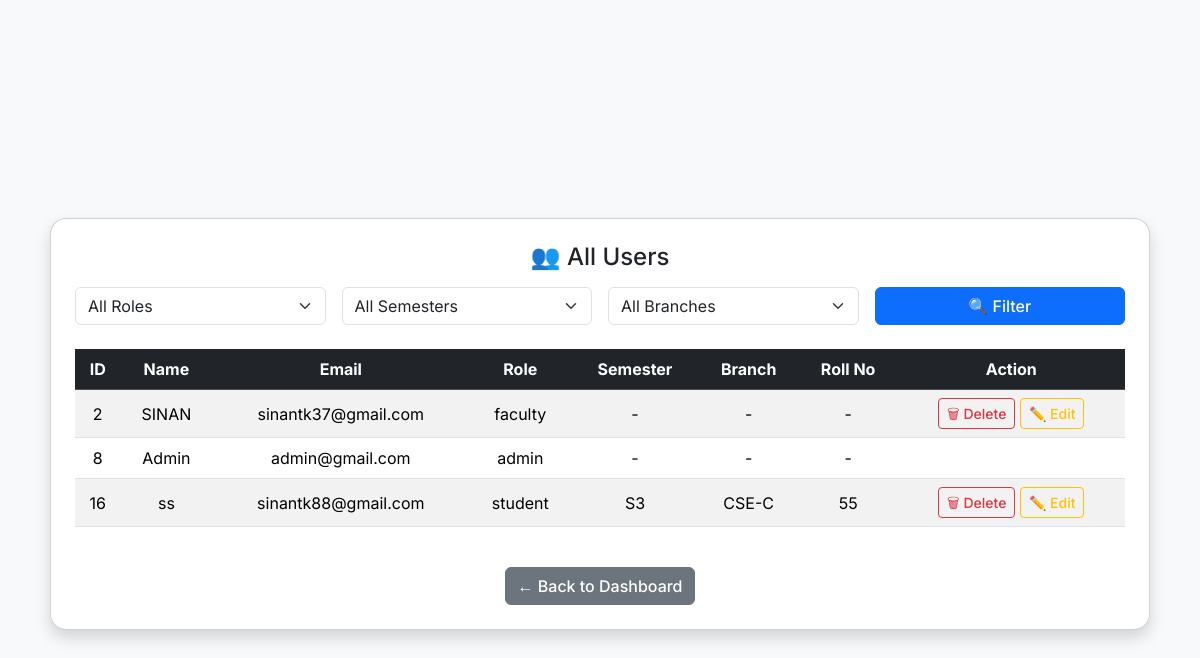
The app's page /admin/users (signed in), older data.
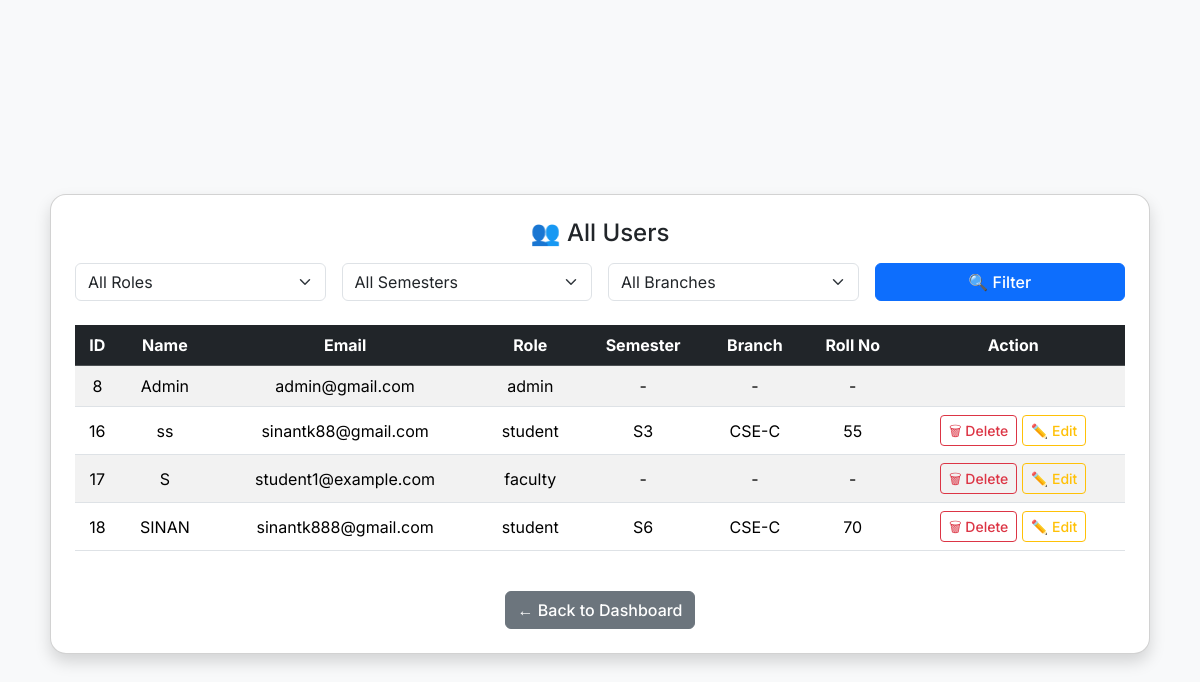
The same page, newer data.
### tables this page shows
CREATE TABLE users (
                id INTEGER PRIMARY KEY AUTOINCREMENT,
                name TEXT,
                email TEXT UNIQUE,
                password TEXT,
                role TEXT,
                semester TEXT,
                branch TEXT,
                roll_number TEXT
            );

### app.py (the view, shortened to what this page needs)
@app.route('/admin/users', methods=['GET', 'POST'])
def admin_users():
    if not is_admin(): abort(403)
    db = get_db()
    filters = {}
    query = "SELECT * FROM users WHERE 1=1"
    params = []
    users = db.execute(query, params).fetchall()
    return render_template("admin_users.html", users=users, filters=filters)

### app.py (called while the page is built)
def get_db():
    conn = sqlite3.connect('database.db', timeout=10, check_same_thread=False)
    conn.row_factory = sqlite3.Row
    return conn

@app.after_request
def add_cache_control(response):
    response.headers['Cache-Control'] = 'no-store'
    return response

def is_admin():
    return session.get('role') == 'admin'

### templates/admin_users.html (shortened to what this page needs)
{% extends 'base.html' %}
{% block content %}
<div class="container-fluid center-wrapper p-0 m-0">
  <div class="card shadow p-4 w-100" style="max-width: 1100px;">
    <h4 class="text-center mb-3">👥 All Users</h4>
    <form method="POST" class="row g-3 mb-4">
      <div class="col-md-3">
        <select name="role" class="form-select">
          <option value="">All Roles</option>
        </select>
      </div>
      <div class="col-md-3">
        <select name="semester" class="form-select">
          <option value="">All Semesters</option>
        </select>
      </div>
      <div class="col-md-3">
        <select name="branch" class="form-select">
          <option value="">All Branches</option>
        </select>
      </div>
      <div class="col-md-3 text-end">
        <button type="submit" class="btn btn-primary w-100">🔍 Filter</button>
      </div>
    </form>
    <div class="table-scroll-x">
      <table class="table table-striped align-middle text-center">
        <thead class="table-dark">
          <tr>
            <th>ID</th><th>Name</th><th>Email</th><th>Role</th>
            <th>Semester</th><th>Branch</th><th>Roll No</th><th>Action</th>
          </tr>
        </thead>
        <tbody>
          {% for u in users %}
          <tr>
            <td>{{ u.id }}</td>
            <td>{{ u.name }}</td>
            <td>{{ u.email }}</td>
            <td>{{ u.role }}</td>
            <td>{{ u.semester or '-' }}</td>
            <td>{{ u.branch or '-' }}</td>
            <td>{{ u.roll_number or '-' }}</td>
            <td>
  {% if u.role != 'admin' %}
    <form action="{{ url_for('delete_user', user_id=u.id) }}" method="POST" class="d-inline">
      <button type="submit" class="btn btn-sm btn-outline-danger" onclick="return confirm('Are you sure?')">🗑 Delete</button>
    </form>
    <a href="{{ url_for('edit_user', user_id=u.id) }}" class="btn btn-sm btn-outline-warning">✏️ Edit</a>
  {% endif %}
</td>
          </tr>
          {% endfor %}
        </tbody>
      </table>
    </div>
    <div class="text-center mt-4">
      <a href="{{ url_for('admin_dashboard') }}" class="btn btn-secondary">← Back to Dashboard</a>
    </div>
  </div>
</div>
{% endblock %}

### templates/base.html (shortened to what this page needs)
<!DOCTYPE html>
<html lang="en">
<head>
  <link href="https://cdn.jsdelivr.net/npm/bootstrap@5.3.3/dist/css/bootstrap.min.css" rel="stylesheet">
</head>
<body>
  <div class="container py-4 d-flex d-md-block justify-content-center" style="min-height: 100vh;">
    {% block content %}{% endblock %}
  </div>
</body>
</html>

### templates/base.html (style rules this page uses)
body { font-family: 'Inter', sans-serif; background-color: #f8f9fa; }
.card { border-radius: 1rem; }
.btn { font-weight: 500; }
.table-scroll-x { overflow-x: auto; }
.center-wrapper { display: flex; align-items: center; justify-content: center; min-height: 100vh; }

Row changes from the older to the newer data that the page shows:
removed users: id "2", name "SINAN", email "sinantk37@gmail.com", role "faculty", semester "-", branch "-", roll_number "-"
added users: id "17", name "S", email "student1@example.com", role "faculty", semester "-", branch "-", roll_number "-"
added users: id "18", name "SINAN", email "sinantk888@gmail.com", role "student", semester "S6", branch "CSE-C", roll_number "70"
